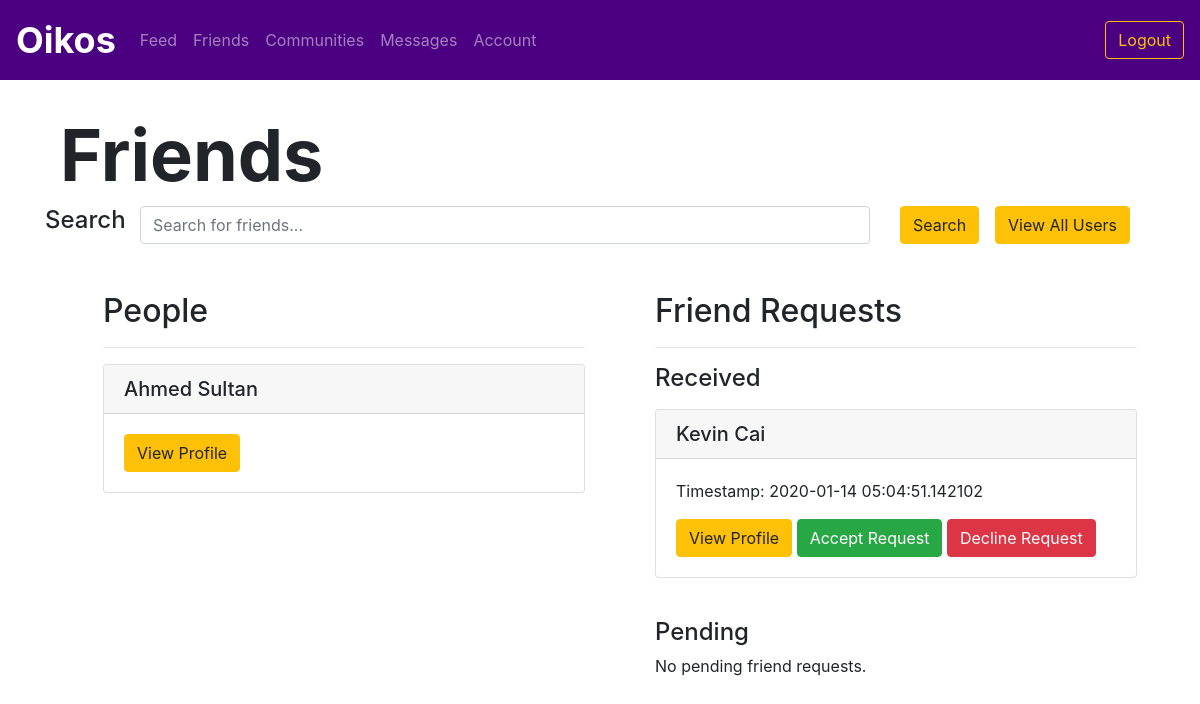
Page /friends (signed in) on the earlier database version.
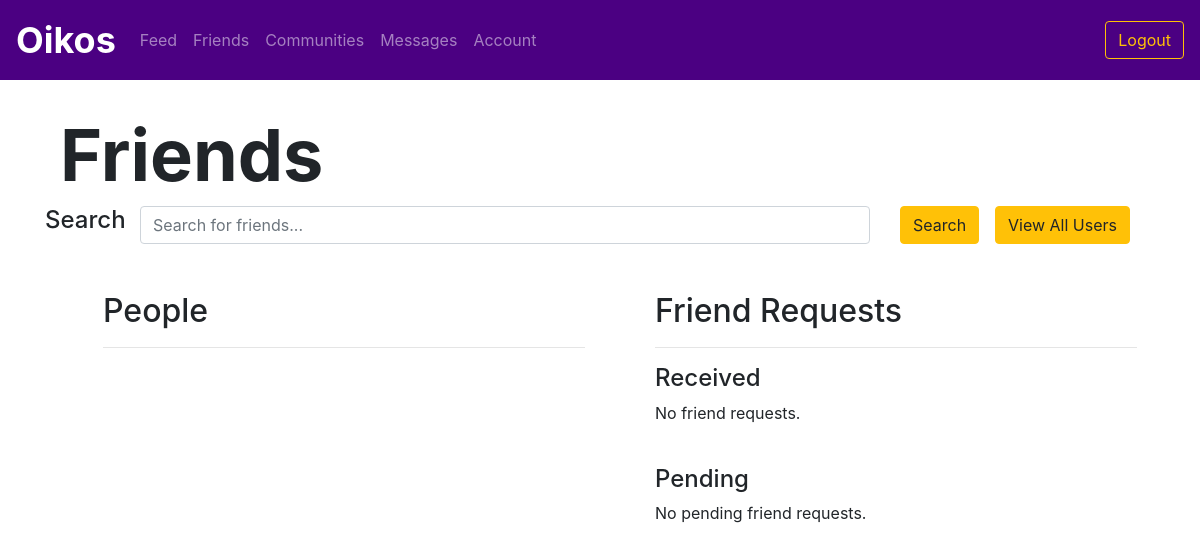
Same page on the later database version.
### utl/models.py (models this page shows)
class User(db.Model):
    userID = db.Column(db.Integer, primary_key=True)
    email = db.Column(db.Text, unique=True, nullable=False)
    password = db.Column(db.Text, nullable=False)
    firstName = db.Column(db.Text, nullable=False)
    lastName = db.Column(db.Text, nullable=False)
    displayName = db.Column(db.Text, nullable=False)
    grade = db.Column(db.Text, nullable=False)

class FriendRequest(db.Model):
    requestID = db.Column(db.Integer, primary_key=True)
    senderID = db.Column(db.Integer, nullable=False)
    receiverID = db.Column(db.Integer, nullable=False)
    timestamp = db.Column(db.DateTime, nullable=False, default=datetime.utcnow)

### app.py (the view)
@app.route("/friends")
@login_required
def friends():
    userID = session['userID']
    friendslist = friendsfunctions.getFriends(userID)
    users = []
    for friend in friendslist:
        users.append(usersfunctions.getUser(friend.friendID))
    reqs = friendsfunctions.getFriendRequests(userID)
    friendrequests = {}
    for req in reqs:
        friendrequests[req] = usersfunctions.getUser(req.senderID)
    preqs = friendsfunctions.getPendingFriendRequests(userID)
    pendingfriendrequests = {}
    for preq in preqs:
        pendingfriendrequests[preq] = usersfunctions.getUser(preq.receiverID)
    print(pendingfriendrequests)
    return render_template("friends.html", users=users, friendrequests=friendrequests, pendingfriendrequests=pendingfriendrequests)

### app.py (called while the page is built)
def login_required(f):
    @wraps(f)
    def decorated_function(*args, **kwargs):
        if "userID" not in session:
            return redirect(url_for('login'))
        return f(*args, **kwargs)
    return decorated_function

### utl/friends.py (called while the page is built)
def getFriends(userID):
    friends = Friend.query.filter_by(userID=userID).order_by(Friend.displayName.asc()).all()
    return friends

def getFriendRequests(userID):
    friendrequests = FriendRequest.query.filter_by(receiverID=userID).order_by(FriendRequest.timestamp.desc()).all()
    return friendrequests

def getPendingFriendRequests(userID):
    friendrequests = FriendRequest.query.filter_by(senderID=userID).order_by(FriendRequest.timestamp.desc()).all()
    return friendrequests

### utl/users.py (called while the page is built)
def getUser(userID):
    user = User.query.filter_by(userID=userID).first()
    return user

### templates/friends.html (shortened to what this page needs)
{% extends "logbase.html" %}
{% block body %}
    <div class="content">
        <h1 class="display-3" style="font-weight: 700; padding-left: 5vw; padding-top: 5vh;">Friends</h1>
    </div>
    <div class="container mb-5">
        <form action="/searchfriends" method="POST">
            <div class="row">
                <div class="col-md-1">
                    <h4>Search</h4>
                </div>
                <div class="col-md-8">
                    <input name="query" type="text" class="form-control" id="query" aria-describedby="query" placeholder="Search for friends...">
                </div>
                <div class="col-md-1">
                    <button type="submit" class="btn btn-warning">Search</button>
                </div>
                <div class="col-md-2">
                    <a href="/allusers" class="btn btn-warning">View All Users</a>
                </div>
            </div>
        </form>
    </div>
    <div class="row m-5">
        <div class="col">
            <ul>
                <h2>People</h2>
                <hr>
                {% for user in users %}
                <div class="card my-3">
                    <h5 class="card-header">{{ user.displayName }}</h5>
                    <div class="card-body">
                        <a href="/profile/{{ user.userID }}" class="btn btn-warning">View Profile</a>
                    </div>
                </div>
                {% endfor %}
            </ul>
        </div>
        <div class="col">
            <ul>
                <h2>Friend Requests</h2>
                <hr>
                <h4>Received</h4>
                {% if not friendrequests %}
                <p>No friend requests.</p>
                {% else %}
                {% for friendrequest in friendrequests %}
                <div class="card my-3">
                    <h5 class="card-header">{{ friendrequests[friendrequest].displayName }}</h5>
                    <div class="card-body">
                        <p>Timestamp: {{ friendrequest.timestamp }}</p>
                        <a href="/profile/{{ friendrequests[friendrequest].userID }}" class="btn btn-warning">View Profile</a>
                        <a href="/acceptfriendrequest/{{ friendrequest.requestID }}" class="btn btn-success">Accept Request</a>
                        <a href="/declinefriendrequest/{{ friendrequest.requestID }}" class="btn btn-danger">Decline Request</a>
                    </div>
                </div>
                {% endfor %}
                {% endif %}
                <br>
                <h4>Pending</h4>
                {% if not pendingfriendrequests %}
                <p>No pending friend requests.</p>
                {% endif %}
            </ul>
        </div>
    </div>
{% endblock %}

Differences in the rows shown:
removed User: displayName "Ahmed Sultan"
removed FriendRequest: timestamp "2020-01-14 05:04:51.142102"
removed User: displayName "Kevin Cai"
Other differences:
text now shown: "No friend requests."
